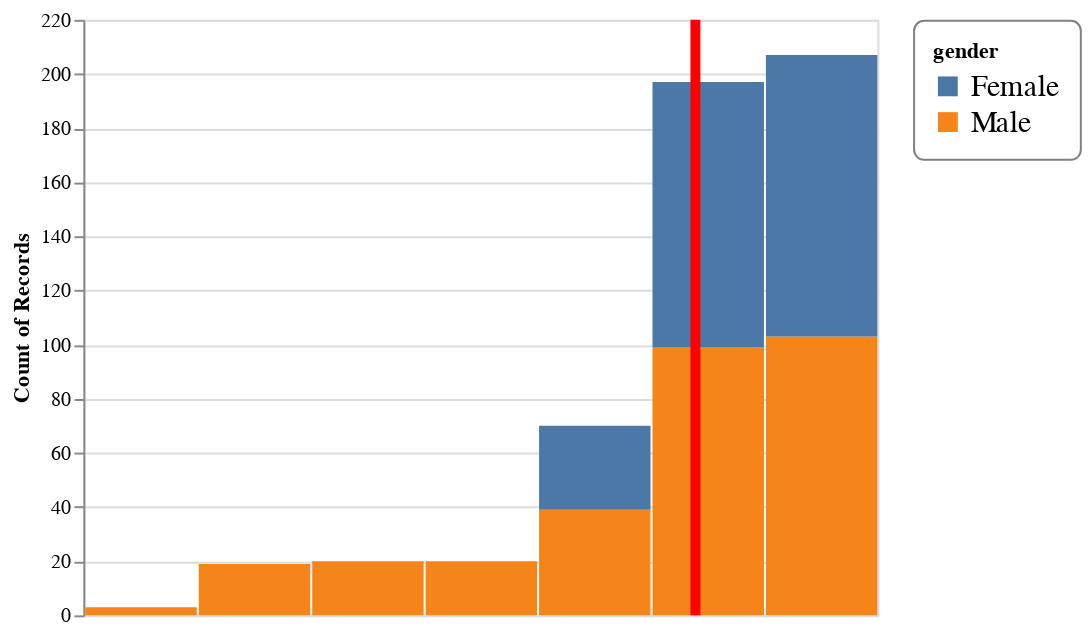

Here is the notebook cell this chart was saved with:
### Markdown cell above
### Histogram of marathon competitions

### Code cell
base_chart = alt.Chart(df)

hist_chart = base_chart.mark_bar().encode(
    x=alt.X('year:Q', bin=True, axis=None),
    y='count()',
    color='gender:N',
    tooltip=['count()']
)

mean_line = base_chart.mark_rule(color='red').encode(
    x='mean(year):Q',
    size=alt.value(5)
)

(hist_chart + mean_line).configure_legend(
    strokeColor='gray',
    labelFontSize=15,
    padding=10,
    cornerRadius=5,
    orient='right'
)

### Figure 1 — Vega-Lite specification as saved in the notebook (floating-point values rounded to 4 significant figures; data arrays with more than 128 entries replaced by an {"elided": "..."} marker saying what was removed)
{"config": {"view": {"continuousWidth": 400, "continuousHeight": 300}, "legend": {"cornerRadius": 5, "labelFontSize": 15, "orient": "right", "padding": 10, "strokeColor": "gray"}}, "layer": [{"mark": "bar", "encoding": {"color": {"type": "nominal", "field": "gender"}, "tooltip": [{"type": "quantitative", "aggregate": "count"}], "x": {"type": "quantitative", "axis": null, "bin": true, "field": "year"}, "y": {"type": "quantitative", "aggregate": "count"}}}, {"mark": {"type": "rule", "color": "red"}, "encoding": {"size": {"value": 5}, "x": {"type": "quantitative", "aggregate": "mean", "field": "year"}}}], "data": {"name": "data-6eb0b7841c51813c7c7dbe091c652974"}, "$schema": "https://vega.github.io/schema/vega-lite/v4.0.2.json", "datasets": {"data-6eb0b7841c51813c7c7dbe091c652974": {"elided": "536 records"}}}
